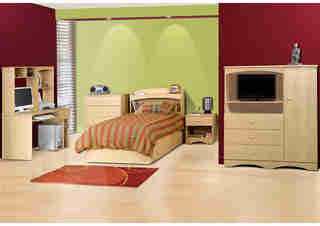
#> input picture CV/VisualBoWClassifier/data/bedroom/sun_aacyfyrluprisdrx.jpg, 320 x 226 px
$ python getHarrisPoints.py
#> lines starting #> are read from the running program, lines starting #| are printed output that depends on the picture
### CV/VisualBoWClassifier/python/getRandomPoints.py
import numpy as np
import cv2 as cv

def get_random_points(I, alpha):

    # -----fill in your implementation here --------

    y = np.random.choice(I.shape[0], alpha)
    x = np.random.choice(I.shape[1], alpha)
    points = np.vstack((x,y)).T

    # ----------------------------------------------

    return points

# [9 lines that do not run on import are left out]

### CV/VisualBoWClassifier/python/getHarrisPoints.py
import numpy as np
import cv2 as cv
from scipy import ndimage
from utils import imfilter


def get_harris_points(I, alpha, k):

#> called with alpha = 500, k = 0.05
    if len(I.shape) == 3 and I.shape[2] == 3:
        I = cv.cvtColor(I, cv.COLOR_RGB2GRAY)
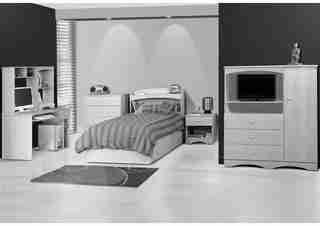
#> I: shape (226, 320); min 0, max 255, mean 155.8
    if I.max() > 1.0:
        I = I / 255.0

    # -----fill in your implementation here --------
    dx = ndimage.sobel(I, 0)
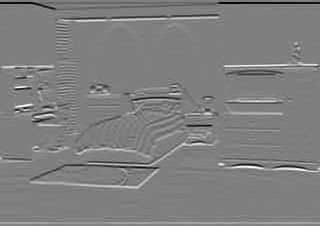
#> dx: shape (226, 320) float64; min -3.24, max 3.23, mean 0.000322; drawn with min black and max white
    dy = ndimage.sobel(I, 1)
    dxx = dx*dx
    dxy = dx*dy
    dyy = dy*dy

    # [4 lines of commented-out code are left out]
    Sxx = ndimage.gaussian_filter(dxx, 1)
    Sxy = ndimage.gaussian_filter(dxy, 1)
    Syy = ndimage.gaussian_filter(dyy, 1)
    det = Sxx * Syy - Sxy * Sxy
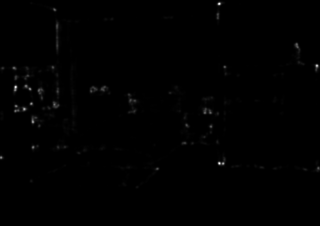
#> det: shape (226, 320) float64; min 0, max 3.87, mean 0.0161; drawn with min black and max white
    trace = Sxx + Syy
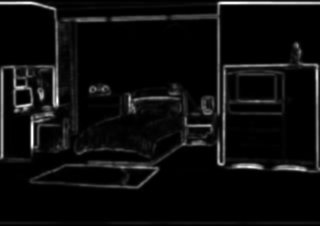
#> trace: shape (226, 320) float64; min 0, max 6.49, mean 0.343; drawn with min black and max white
    # print(det, trace)
    R = det - k * (trace ** 2)
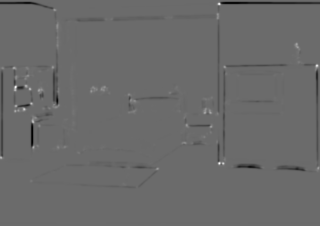
#> R: shape (226, 320) float64; min -2.11, max 2.91, mean -0.0199; drawn with min black and max white

    # print(R.shape)
    alpha_largest = np.argpartition(R, -alpha, axis=None)[-alpha:]
#> alpha_largest = 500 values, max 54717 at index 39, min 858 at index 317, mean 29995.1
    y, x = np.unravel_index(alpha_largest, R.shape)
#> y = 500 values, max 170 at index 39, min 2 at index 316, mean 93.38; x = 500 values, max 319 at index 391, min 0 at index 155, mean 112.2
    points = np.vstack((x,y)).T
#> points = 500 pairs, first value 0 to 319, second value 2 to 170

    # ----------------------------------------------

    return points

if __name__ == '__main__':
    import matplotlib.pyplot as plt
    from getRandomPoints import get_random_points
    im = cv.cvtColor(cv.imread('../data/bedroom/sun_aacyfyrluprisdrx.jpg'), cv.COLOR_BGR2RGB)

    points_harris = get_harris_points(im, 500, 0.05)
#> points_harris has the same summary as points in get_harris_points
    plt.clf()
    plt.imshow(im)
    plt.scatter(points_harris[:,0], points_harris[:,1], s=0.5, marker="*", c="red")
    plt.savefig('../output/harris_im1.jpg')
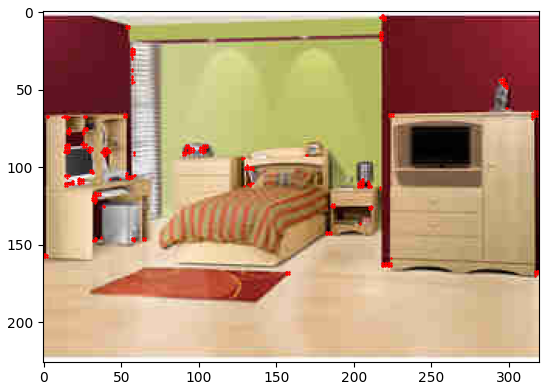
#> figure drawn by matplotlib, 1 panel

    points_random = get_random_points(im, 500)
#> points_random = 500 pairs, first value 0 to 318, second value 0 to 224
    plt.clf()
    plt.imshow(im)
    plt.scatter(points_random[:,0], points_random[:,1], s=0.5, marker="*", c="red")
    plt.savefig('../output/random_im1.jpg')
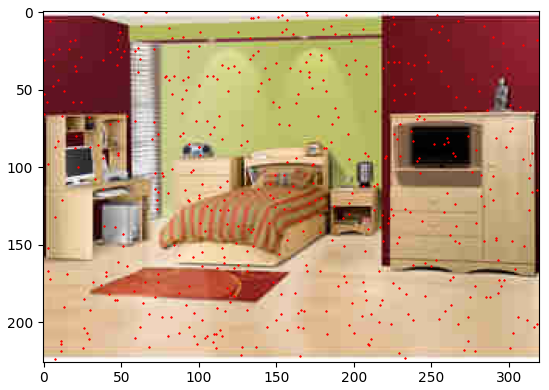
#> figure drawn by matplotlib, 1 panel

#> (the run stopped early here; a loop or call above may not have finished)

$ run again, with CV/VisualBoWClassifier/data/bedroom/sun_aafesxmciavqmkxw.jpg copied over CV/VisualBoWClassifier/data/bedroom/sun_aacyfyrluprisdrx.jpg
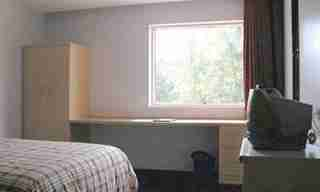
#> input picture CV/VisualBoWClassifier/data/bedroom/sun_aafesxmciavqmkxw.jpg, 320 x 192 px
#> in get_harris_points, `R = det - k * (trace ** 2)`:
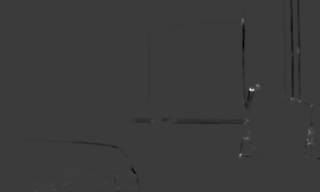
#> R: shape (192, 320) float64; min -0.914, max 3, mean -0.00473; drawn with min black and max white
#> alpha_largest = 500 values, max 61156 at index 216, min 5682 at index 142, mean 40277.2
#> in get_harris_points, `y, x = np.unravel_index(alpha_largest, R.shape)`: y = 500 values, max 191 at index 214, min 17 at index 142, mean 125.1; x = 500 values, max 315 at index 6, min 34 at index 59, mean 239.4
#> in get_harris_points, `points = np.vstack((x,y)).T`: points = 500 pairs, first value 34 to 315, second value 17 to 191
#> points_harris has the same summary as points in get_harris_points
#> points_random = 500 pairs, first value 0 to 318, second value 0 to 191
#> `plt.savefig('../output/random_im1.jpg')`:
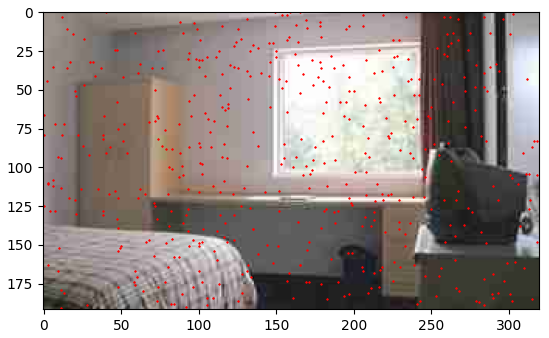
#> figure drawn by matplotlib, 1 panel

$ run again, with CV/VisualBoWClassifier/data/bedroom/sun_aaulgnwkepwuhnnb.jpg copied over CV/VisualBoWClassifier/data/bedroom/sun_aacyfyrluprisdrx.jpg
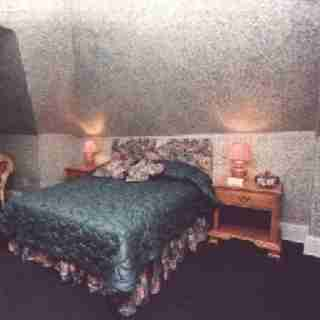
#> input picture CV/VisualBoWClassifier/data/bedroom/sun_aaulgnwkepwuhnnb.jpg, 320 x 320 px
#> in get_harris_points, `trace = Sxx + Syy`:
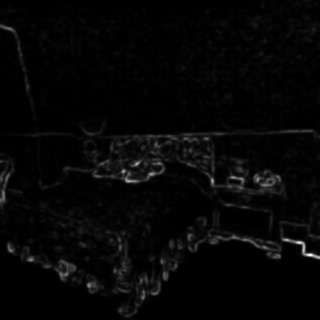
#> trace: shape (320, 320) float64; min 0, max 2.92, mean 0.0738; drawn with min black and max white
#> alpha_largest = 500 values, max 99640 at index 453, min 44347 at index 128, mean 70244
#> in get_harris_points, `y, x = np.unravel_index(alpha_largest, R.shape)`: y = 500 values, max 311 at index 79, min 138 at index 45, mean 219; x = 500 values, max 305 at index 170, min 0 at index 33, mean 161.5
#> in get_harris_points, `points = np.vstack((x,y)).T`: points = 500 pairs, first value 0 to 305, second value 138 to 311
#> points_harris has the same summary as points in get_harris_points
#> points_random = 500 pairs, first value 0 to 318, second value 0 to 317
#> `plt.savefig('../output/random_im1.jpg')`:
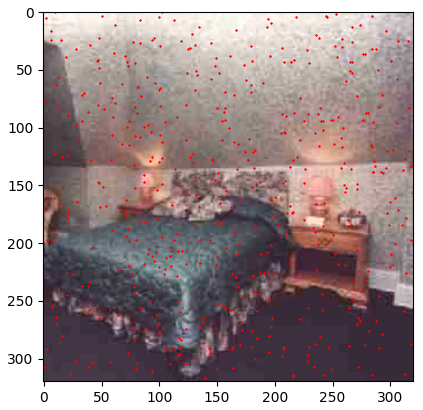
#> figure drawn by matplotlib, 1 panel

$ run again, with CV/VisualBoWClassifier/data/bedroom/sun_aaxfqfzrjwrlfwuf.jpg copied over CV/VisualBoWClassifier/data/bedroom/sun_aacyfyrluprisdrx.jpg
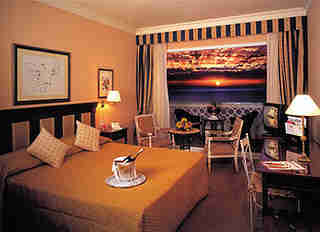
#> input picture CV/VisualBoWClassifier/data/bedroom/sun_aaxfqfzrjwrlfwuf.jpg, 320 x 232 px
#> alpha_largest = 500 values, max 52916 at index 369, min 5730 at index 34, mean 30508.2
#> in get_harris_points, `y, x = np.unravel_index(alpha_largest, R.shape)`: y = 500 values, max 165 at index 369, min 17 at index 34, mean 94.7; x = 500 values, max 307 at index 61, min 17 at index 57, mean 204.2
#> in get_harris_points, `points = np.vstack((x,y)).T`: points = 500 pairs, first value 17 to 307, second value 17 to 165
#> points_harris has the same summary as points in get_harris_points
#> points_random = 500 pairs, first value 0 to 318, second value 0 to 231
#> `plt.savefig('../output/random_im1.jpg')`:
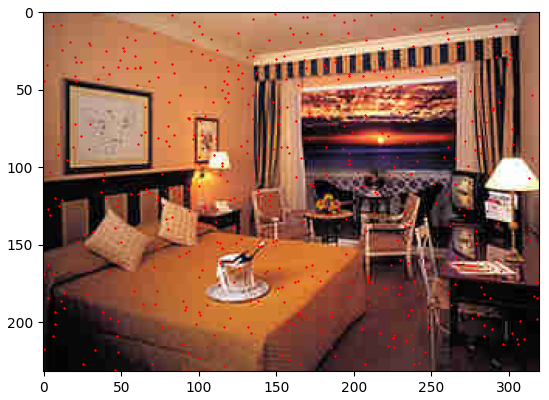
#> figure drawn by matplotlib, 1 panel
